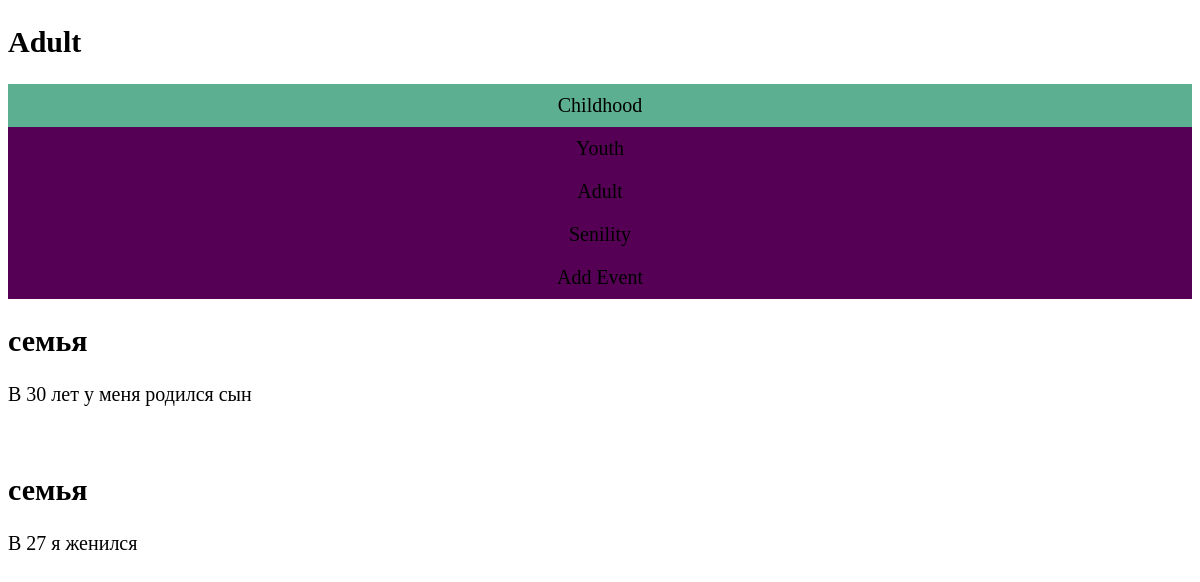
Page /adult/ on the earlier database version.
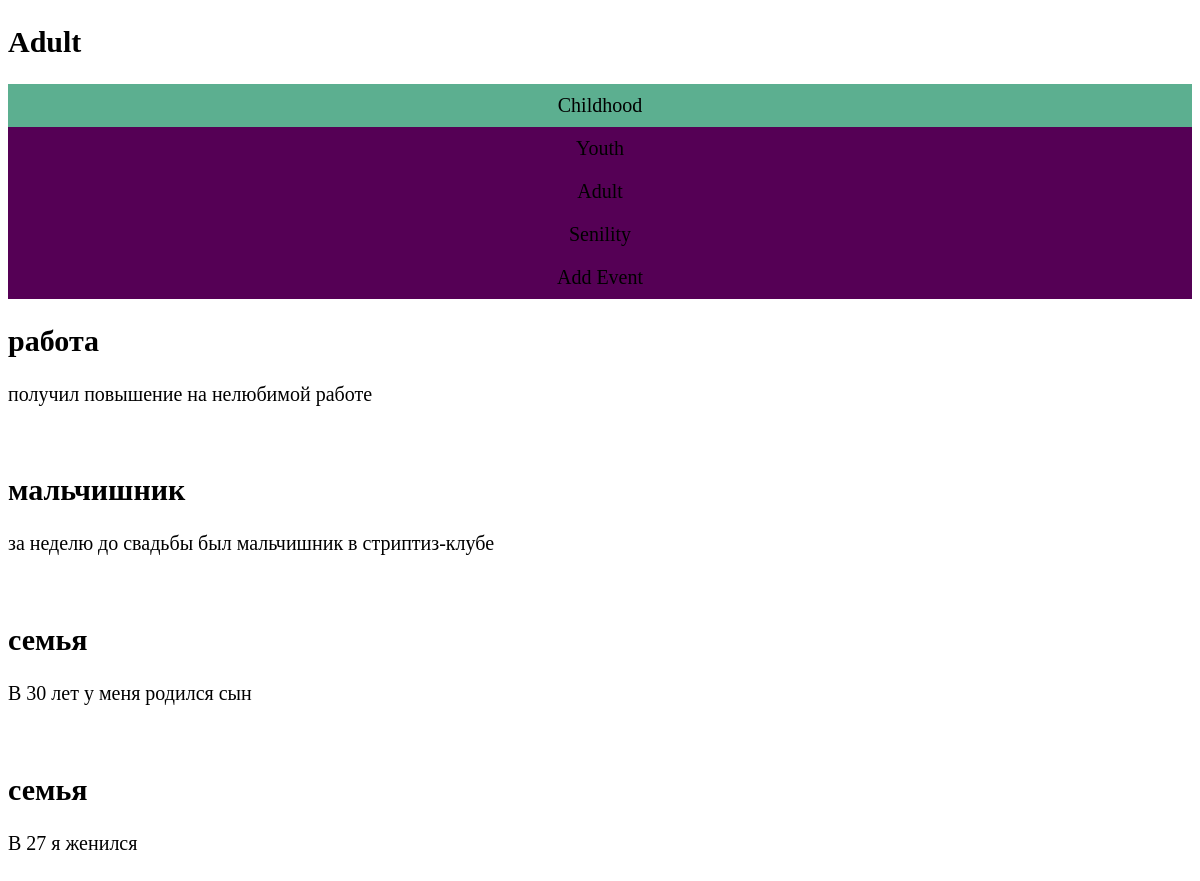
Same page on the later database version.
### life/models.py (models this page shows, shortened)
class Events(models.Model):
    title = models.CharField(max_length=20)
    content = models.TextField(max_length=200)
    published = models.DateTimeField(auto_now_add=True)
    period = models.ForeignKey('Period', on_delete=models.PROTECT)
    class Meta:
        verbose_name = 'Событие'
        verbose_name_plural = 'События'
        ordering = ['-published']

### life/views.py (the view)
# urls.py: path('adult/', adult),
def adult(request):
    data = Events.objects.filter(period__name='Adult')
    return render(request, 'life/adult.html', {"data": data})

### life/templates/life/adult.html
{% extends "life/common.html" %}
{% block header %}
     <h2>Adult</h2>
{% endblock %}
{% block content %}
    {% for new in data %}
        <h2>{{ new.title }}</h2>
        <p>{{ new.content }}</p>
        <br>
    {% endfor %}
{% endblock %}

### life/templates/life/common.html (shortened to what this page needs)
<!DOCTYPE html>
<html>
<head>
</head>
<body>
<div class="header">
    {% block header %}{% endblock %}
</div>
<ul>
    <li><a class="active" href="/">Childhood</a></li>
    <li><a href="/youth">Youth</a></li>
    <li><a href="/adult">Adult</a></li>
    <li><a href="/senility">Senility</a></li>
    <li><a href="/add_event">Add Event</a></li>
</ul>
{% block content %}
{% endblock %}
</body>
</html>

### life/templates/life/common.html (style rules this page uses)
body { font-size: 20px; }
ul { list-style-type: none; margin: 0; padding: 0; overflow: hidden; background-color: #505; position: -webkit-sticky; position: -sticky; top: 0; }
li { float: center; }
li a { display: block; color: black; text-align: center; padding: 10px 10px; text-decoration: none; }
.active { background-color: #5CAF90; }

Differences in the rows shown:
added Events: title "работа", content "получил повышение на нелюбимой работе"
added Events: title "мальчишник", content "за неделю до свадьбы был мальчишник в стриптиз-клубе"
